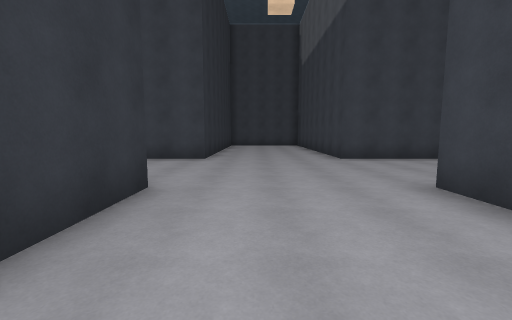
view 1 (above)

24 first-person views from a walk through a 3-D level made in the Unity game engine. The camera is 1.5 m above the floor, tilts 6° down and sees 90° across. The floor is counted in squares, 2 m on a side. Each view is taken from the middle of a square. On the plan, view 1 faces up. The plan holds only what a view shows up to about 9 squares ahead; the rest is blank. The place goes on beyond the plan.

view 2
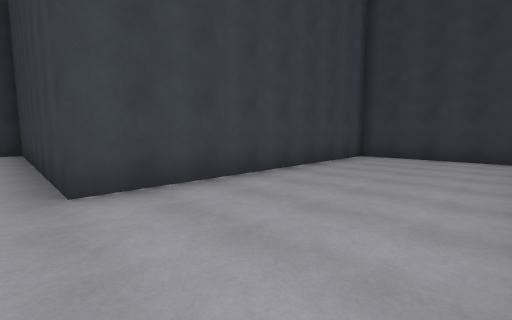

view 3
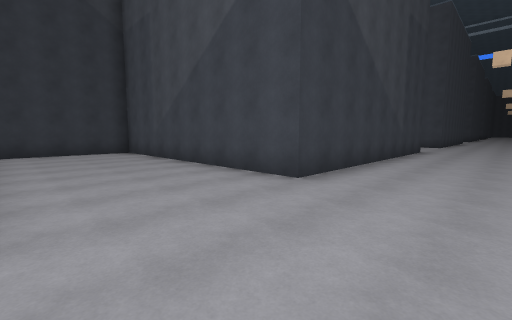

view 4
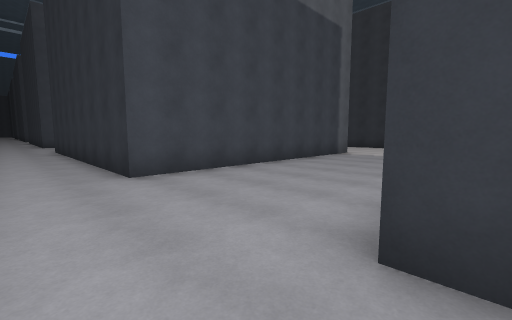

view 5
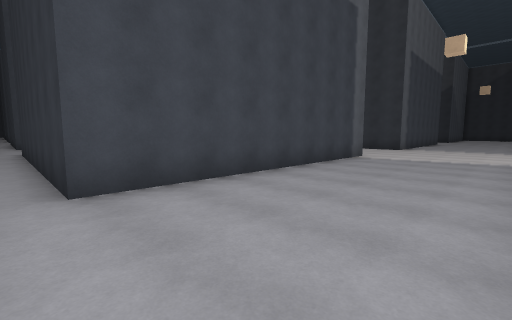

view 6
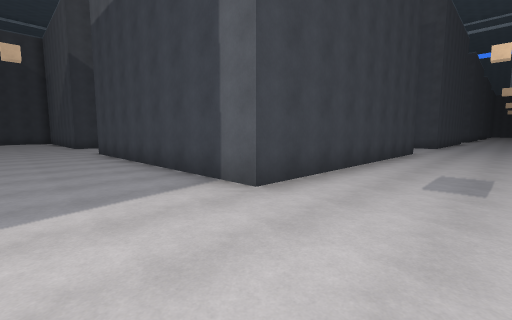

view 7
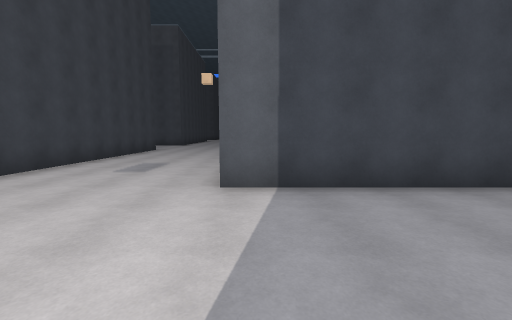

view 8
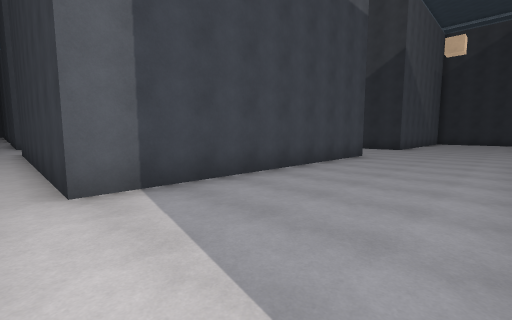

view 9
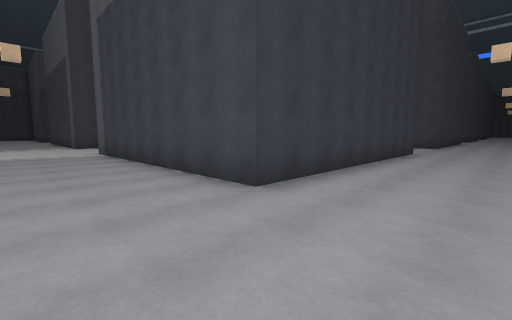

view 10
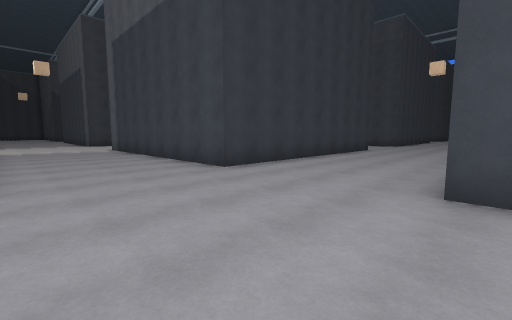

view 11
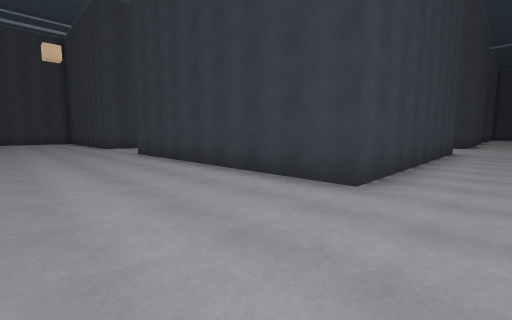

view 12
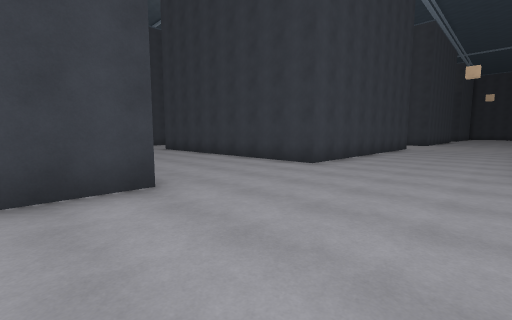

view 13
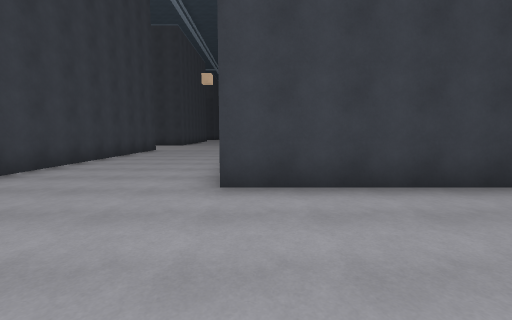

view 14
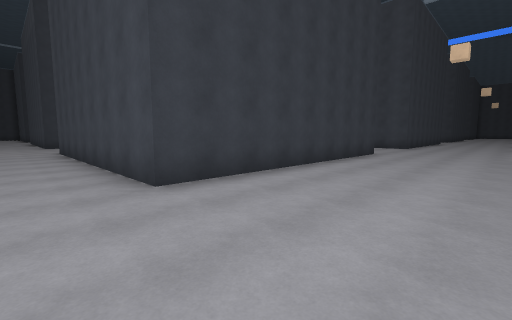

view 15
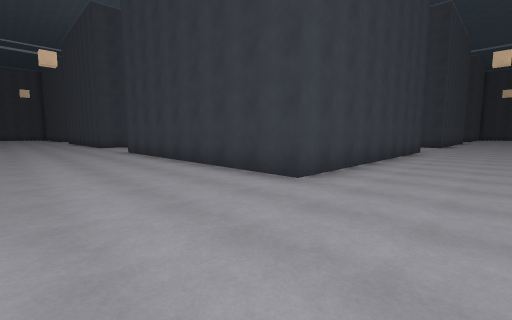

view 16
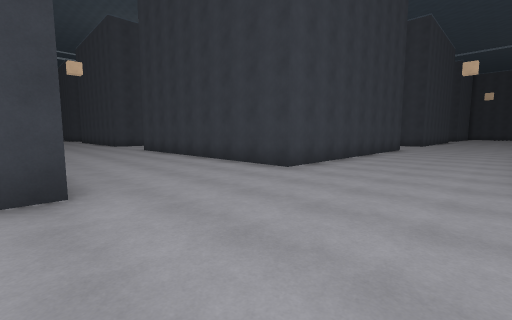

view 17
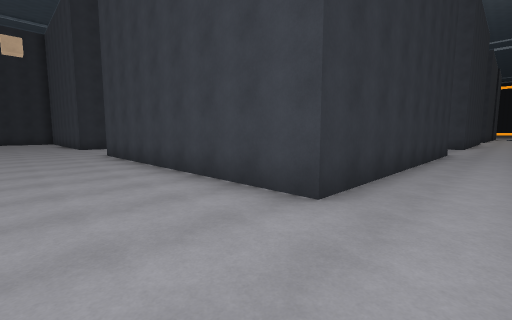

view 18
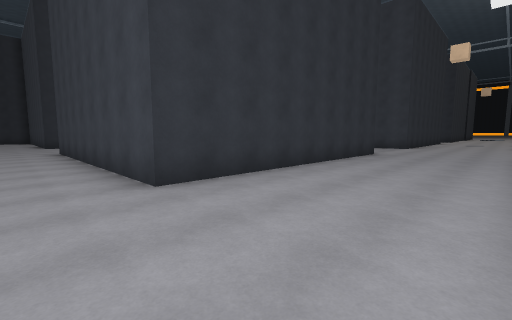

view 19
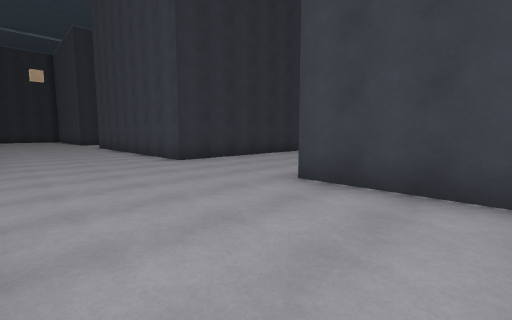

view 20
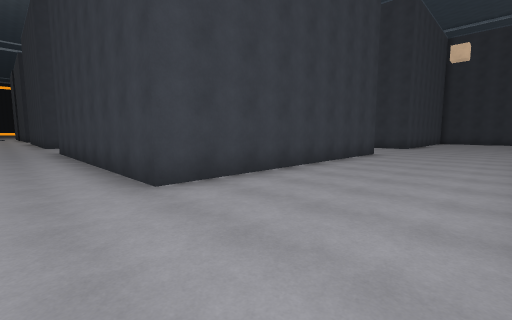

view 21
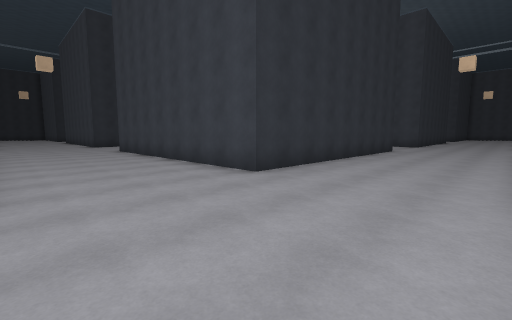

view 22
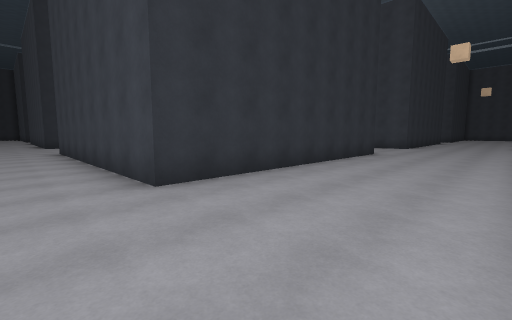

view 23
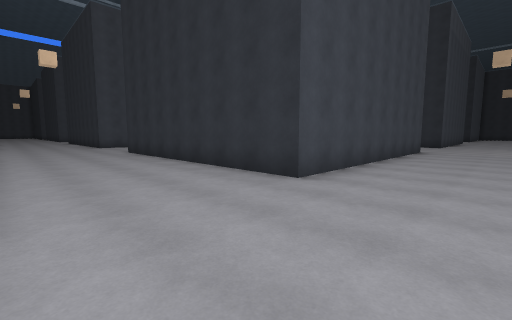

view 24
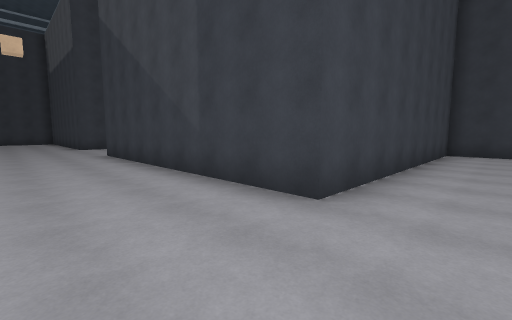

### Floor plan
Key: @ floor where view 1 was taken; . floor; = window, fence, low wall or low ledge.
Columns run from 27 left of view 1 to 11 right of it. Each row starts with its distance up from view 1.
  9                          =....=
  8                         ==....========
  7  ....................................=
  6  .....................................=
  5  .....................................=
  4  .....................................=
  3  =....========....========....=======
  2   ....=      =....=      =....=
  1   ....=      =....=      =....=
  0   ....=      =....=      =.@..=
 -1   ....=      =....=      =....=
 -2   ....=      =....=      =....=
 -3   ....=      =....=      =....=
 -4 ==....========....=      =....========
 -5 .................         ...........==
 -6 ......................................=
 -7 ..............................
 -8 ..............................
 -9   ....========....========....
-10   ....=      =....=      =....
-11   ....=      =....=      =....
-12   ....=      =....=      =....
-13   ....=      =....=      =....
-14   ....=      =....=      =....
-15   ....=      =....=      =....
-16  =....========....========....
-17  .............................
-18  .............................
-19  .............................
-20  .............................

Positions as (right, up) in squares from view 1, and headings:
1: (0, 0), facing up
2: (2, 4), facing up-right
3: (0, 7), facing down-right
4: (0, 8), facing down-left
5: (-1, 7), facing down-left
6: (-12, 6), facing down-right
7: (-14, 7), facing down
8: (-13, 7), facing down-left
9: (-24, 6), facing down-right
10: (-26, 7), facing down-right
11: (-25, -6), facing up-right
12: (-27, -8), facing up-right
13: (-25, -9), facing right
14: (-25, -7), facing down-right
15: (-25, -19), facing up-right
16: (-26, -20), facing up-right
17: (-12, -19), facing up-left
18: (-10, -18), facing up-left
19: (-7, -20), facing up-left
20: (-11, -20), facing up-right
21: (2, -20), facing up-left
22: (2, -18), facing up-left
23: (2, -6), facing down-left
24: (0, -6), facing up-right
